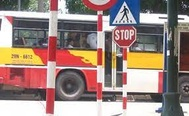
#> input picture stop.jpg, 189 x 116 px, shrunk from 287 x 176 before the run, found by its file name
$ jupyter execute 2174802010358_NguyenLeThanhDuy_231_71ITAI40603_0103_lab6.ipynb
#> lines starting #> are read from the running program, lines starting #| are printed output that depends on the picture
[cell 1]
import cv2
import matplotlib.pyplot as nltd

img = cv2.imread("D:\ThiGiacMayTinh\LAB6/stop.jpg")
#> img is the input picture: shape (116, 189, 3); mean B, G, R 127.2, 134.5, 156
img_gray = cv2.cvtColor(img, cv2.COLOR_BGR2GRAY)
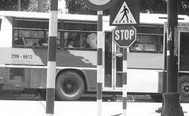
#> img_gray: shape (116, 189); min 23, max 255, mean 140.1
img_rgb = cv2.cvtColor(img, cv2.COLOR_BGR2RGB)

stop_data = cv2.CascadeClassifier('D:\ThiGiacMayTinh\LAB6/stop_data.xml')

found = stop_data.detectMultiScale(img_gray, minSize=(20, 20))
#> found = [[109, 19, 32, 32]]
amount_found = len(found)
#> amount_found = 1

if amount_found != 0:
    for (x, y, width, height) in found:
        cv2.rectangle(img_rgb, (x, y), (x + width, y + height), (0, 255, 0), 5)
#> this loop made 1 pass
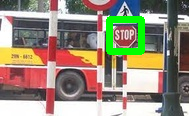
#> img_rgb: shape (116, 189, 3); mean R, G, B 150.4, 139.3, 121.9

nltd.imshow(img_rgb)
nltd.show()


import cv2
from matplotlib import pyplot as nltd

img = cv2.imread("D:\ThiGiacMayTinh/LAB6/highschool.jpg")
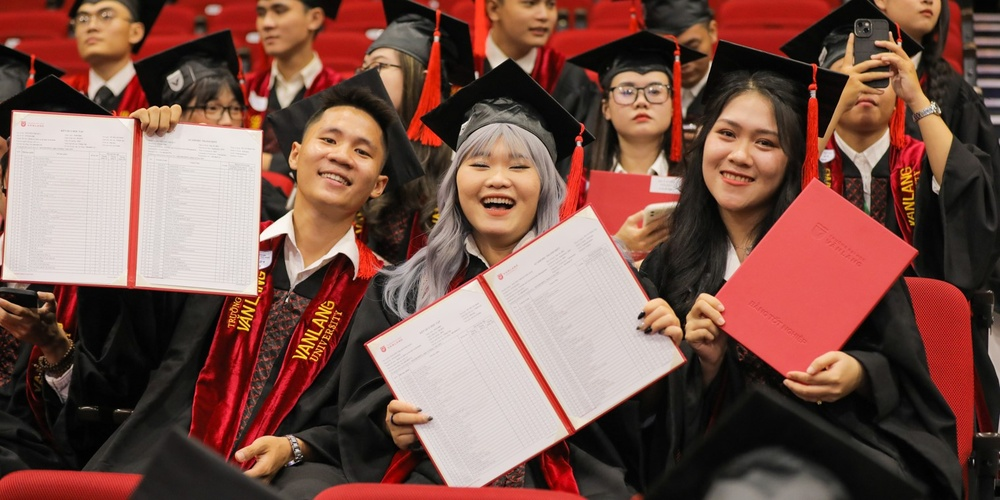
#> input picture highschool.jpg, 1000 x 500 px, shrunk from 1516 x 758 before the run, found by its file name
#> img is the input picture: shape (500, 1000, 3); mean B, G, R 73.9, 83.1, 122.1
img_gray = cv2.cvtColor(img, cv2.COLOR_BGR2GRAY)
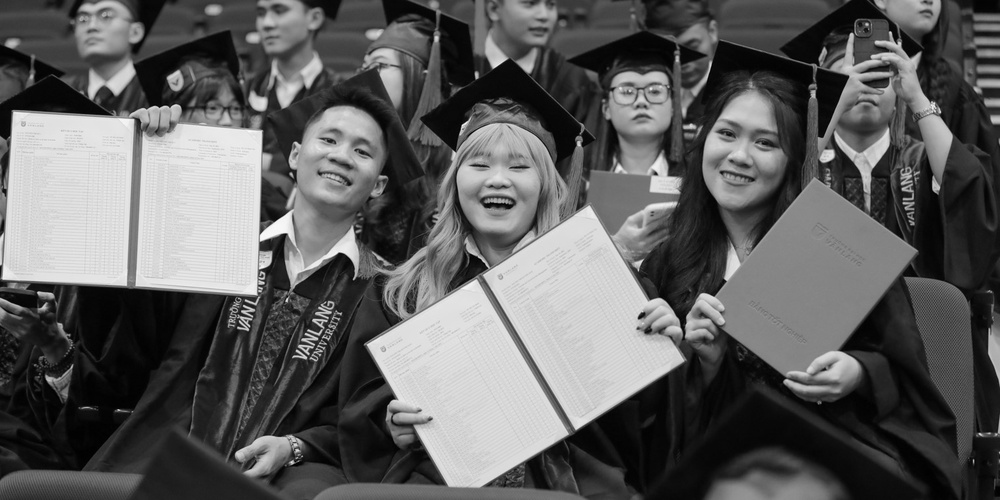
#> img_gray: shape (500, 1000); min 0, max 251, mean 93.7
img_rgb = cv2.cvtColor(img, cv2.COLOR_BGR2RGB)
#> img_rgb: shape (500, 1000, 3)

face_data = cv2.CascadeClassifier('D:\ThiGiacMayTinh/LAB6/haarcascade_frontalface_default.xml')

found = face_data.detectMultiScale(img_gray, minSize =(20, 20))
#> found = [[605, 62, 73, 73], [294, 102, 100, 100], [692, 97, 105, 105], [440, 114, 121, 121]]

amount_found = len(found)
#> amount_found = 4

if amount_found != 0:

    for (x, y, width, height) in found:

        cv2.rectangle(img_rgb, (x, y),
                      (x + width, y + height),
                      (0, 255, 0), 2)
#> this loop made 4 passes
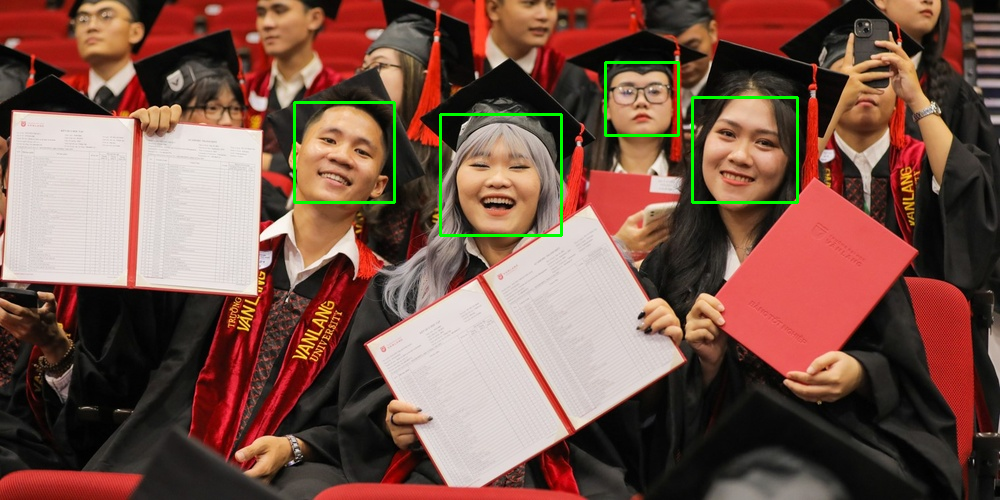
#> img_rgb: shape (500, 1000, 3); mean R, G, B 121.2, 85, 73.5

nltd.imshow(img_rgb)
nltd.show()

import cv2
import matplotlib.pyplot as nltd

img = cv2.imread("D:\ThiGiacMayTinh\LAB6/highschool.jpg")
img_gray = cv2.cvtColor(img, cv2.COLOR_BGR2GRAY)
img_rgb = cv2.cvtColor(img, cv2.COLOR_BGR2RGB)

smile_data = cv2.CascadeClassifier('D:\ThiGiacMayTinh\LAB6/haarcascade_mcs_fullface.xml')

found = smile_data.detectMultiScale(img_gray, minSize=(20, 20))
#> found = 17 rows, first 6: [515, 17, 44, 27], [76, 26, 40, 24], [845, 97, 38, 23], [622, 105, 41, 25], [711, 124, 37, 22], [462, 156, 39, 24]
amount_found = len(found)
#> amount_found = 17

if amount_found != 0:
    for (x, y, width, height) in found:
        cv2.rectangle(img_rgb, (x, y), (x + width, y + height), (0, 255, 0), 5)
#> this loop made 17 passes
#> (x, y, width, height) on passes 1 to 12: (515, 17, 44, 27), (76, 26, 40, 24), (845, 97, 38, 23), (622, 105, 41, 25), (711, 124, 37, 22), (462, 156, 39, 24), (712, 166, 52, 31), (468, 187, 60, 36), (724, 205, 34, 20), (387, 418, 38, 23), (849, 61, 52, 31), (307, 161, 55, 32)
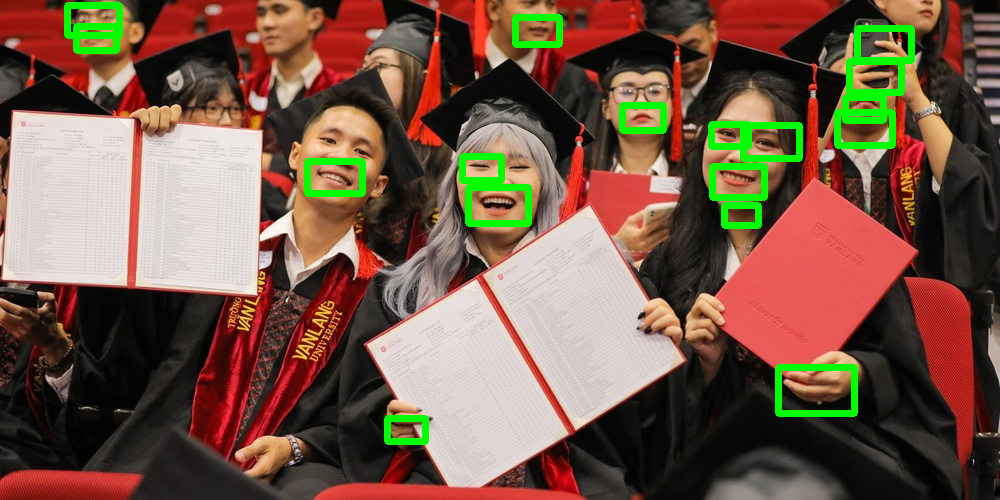
#> img_rgb: shape (500, 1000, 3); mean R, G, B 116.6, 88.2, 71.2

nltd.imshow(img_rgb)
nltd.show()
